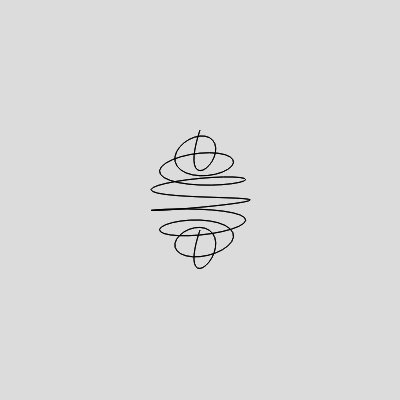
Frame 1 (no input)
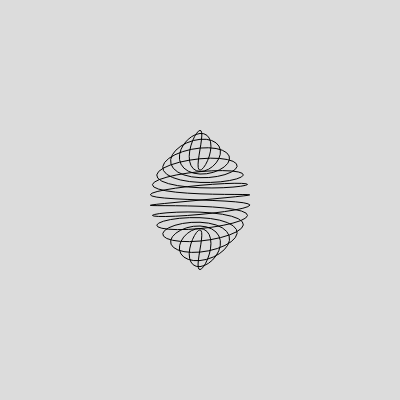
Frame 60 (no input)
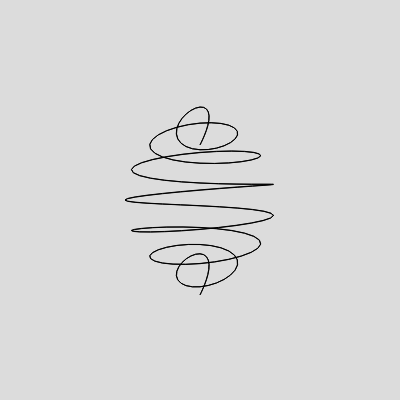
Frame 120 (the mouse pressed at the canvas centre since frame 60)

The p5.js sketch that drew these frames (run headless with seeded random() and noise() and a simulated clock; from frame 60 on, the mouse is pressed at the canvas centre):

// p5.js sketch
// ── sketch.js
function setup() { 
  noFill();
  createCanvas(400, 400);
	angleMode(DEGREES);
} 
let angleoff = 0;
function draw() { 
  background(220);
	translate(width/2,height/2)	
	let radius = map(mouseX,0,width,50,100);
	let a = 15;
	strokeWeight(1);	
	beginShape();
	for (let angle =0; angle<360; angle++) {	
	
    let x = (radius*cos(a*(angle)))*cos(angle+angleoff);
		let y = (radius+20*sin(a*(angle)))*sin(angle+angleoff);
	
		vertex(x,y);	
	}
	endShape(CLOSE);
  angleoff = angleoff+0.1
}
